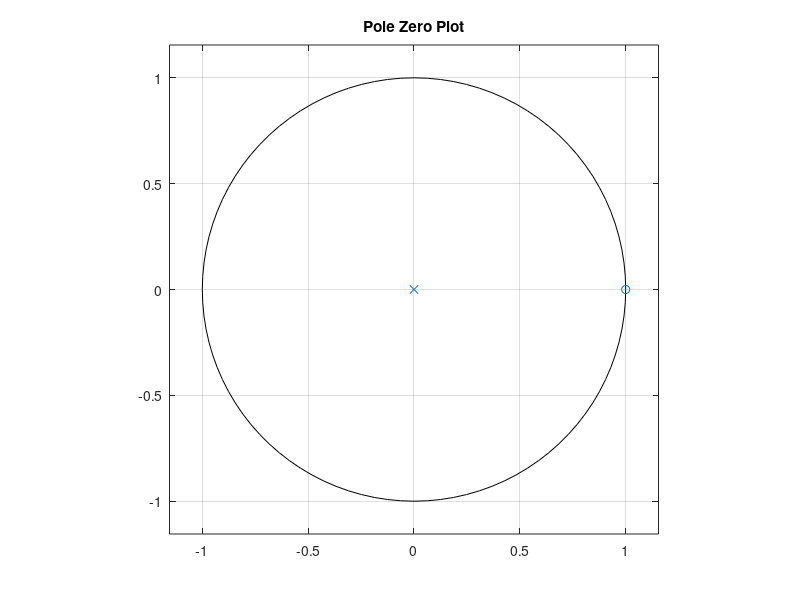
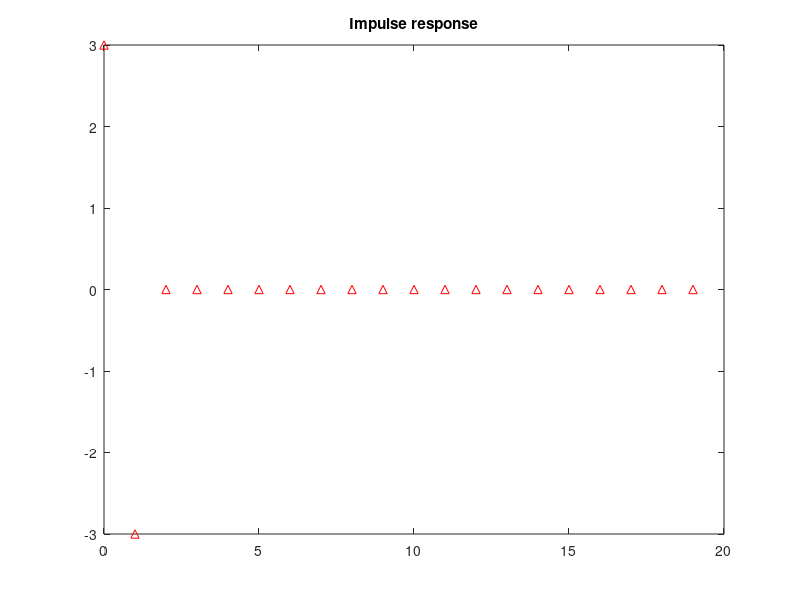
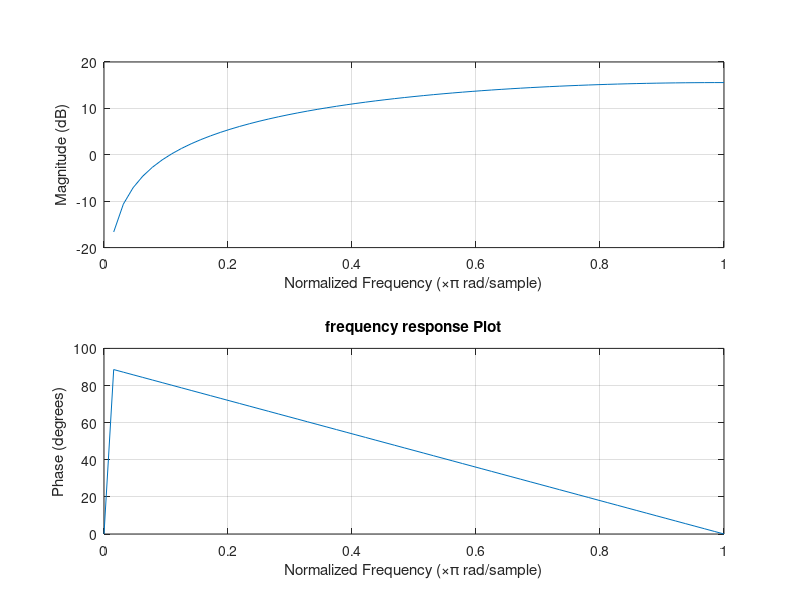

MATLAB code for these plots, in order:
clear; clc;clf;
num=[3 -3 ];
den=[1 0];
[z p k]=tf2zp(num,den);

%pole Zero Plot
figure(1);
zplane(z,p);
title("Pole Zero Plot");
 %impulse response Plot
 figure(2);
 impz(num,den,20);
 title('Impulse response');
 %Frequency Response Plot

 figure(3);
 freqz(num,den,64);
 title('frequency response Plot')